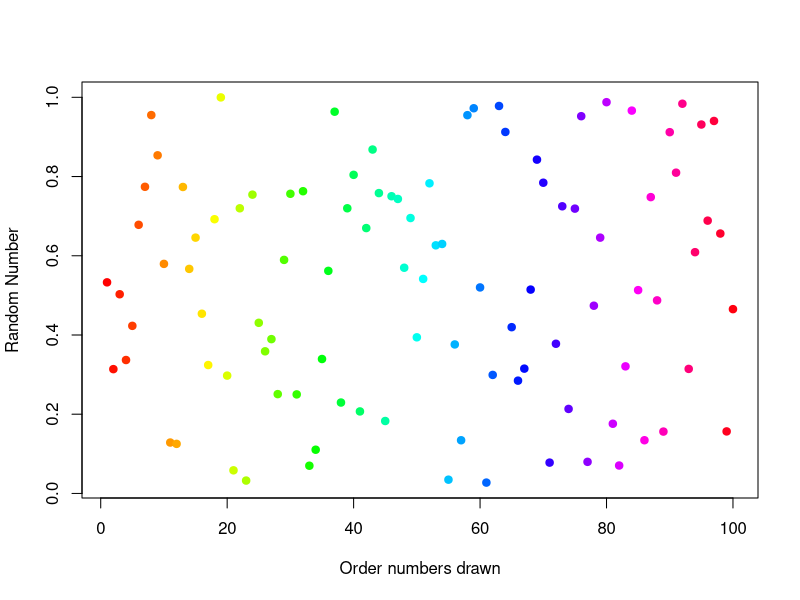

Recreate this plot in R.
## ---- chunk 1
random.numbers <- runif(10)
total <- sum(random.numbers)
## ---- chunk 2
plot(runif(100), ylab="Random Number", xlab="Order numbers drawn", pch=19, col=rainbow(100))
